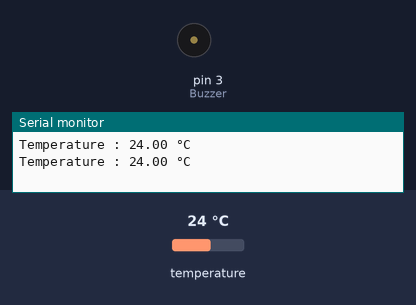
The sketch below on a simulated Arduino Uno, built with avr-gcc and run on an emulated ATmega328P. On the bench: buzzer (waves = sounding, pin HIGH), the last lines printed to the serial monitor. The test bench sets the inputs (shaded band); at power-on: temperature 24 °C.

Above: at 2.3 s.
2.4 s: temperature set to 30.5 °C
4.2 s: temperature set to 31.5 °C
At 7.6 s:
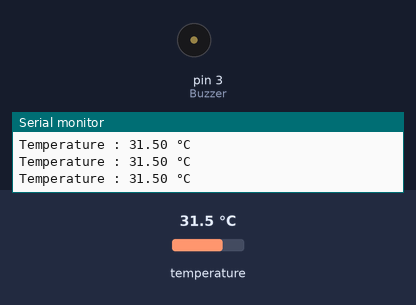
7.8 s: temperature set to 12 °C
At 8.9 s:
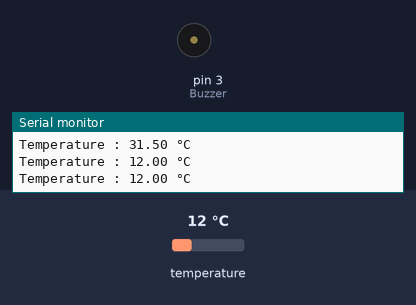
9.3 s: temperature set to 33 °C
At 10.2 s:
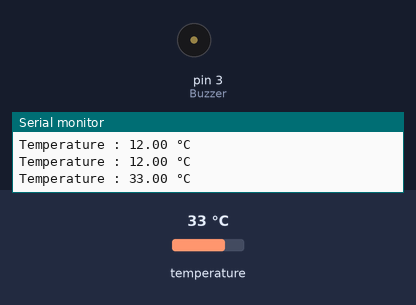
Timing chart, 0 to 13.9 s (numbered marks = the images above; inputs shaded):
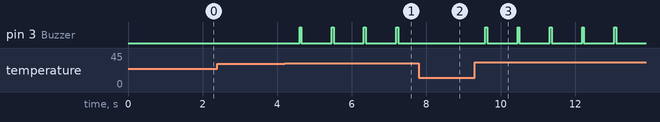

Measured:
- the behaviour switches between 31 and 31.1 °C on temperature (found by bisection; images 0 and 1)
- after the input at 4.2 s, pin 3 (Buzzer): alternates HIGH for 0.05 s and LOW for 0.81 s, starting after 0.40 s
- after the input at 7.8 s, pin 3 (Buzzer): stops changing and stays LOW
- after the input at 9.3 s, pin 3 (Buzzer): alternates HIGH for 0.05 s and LOW for 0.81 s, starting after 0.29 s

The sketch:

5.DS18B20_Sensor.ino
```cpp
#include <OneWire.h>
#include <DallasTemperature.h>

int pinSuhu = 2;
int Buzzer = 3;

OneWire oneWire(pinSuhu);

DallasTemperature sensors(&oneWire);

void setup(){
  Serial.begin(9600);
  pinMode(Buzzer, OUTPUT);
  sensors.begin();
}

void loop(){
  sensors.requestTemperatures();
  float bacaSuhu = sensors.getTempCByIndex(0);
  Serial.println("Temperature : " + String(bacaSuhu) + " °C");

  if(bacaSuhu > 31){
    digitalWrite(Buzzer, HIGH);
    delay(50);
    digitalWrite(Buzzer, LOW);
    delay(50);
  } else{
    digitalWrite(Buzzer, LOW);
  }
}
```
